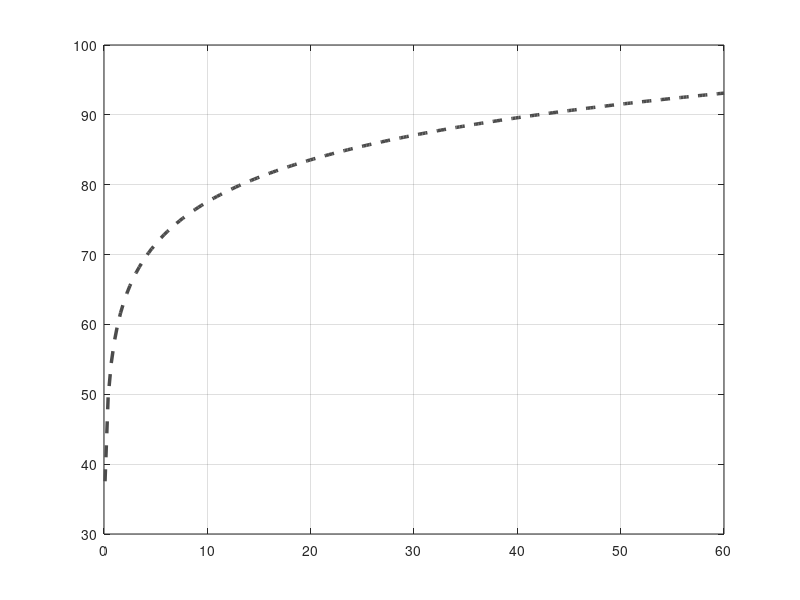

The MATLAB source for this figure: (Note: this script raises an error after producing the figure.)
% SCRIPT PARA COMPARACIÓN DE MODELOS DE PATH LOSS CON MÚLTIPLES ALTURAS
% Este script carga datos de mediciones de path loss para cuatro alturas de
% antena, aplica el modelo de referencia CI (Close-In) y el modelo de Friis,
% y genera un único gráfico comparativo con el estilo especificado.
clc;
clear;
close all;

% --- 1. Configuración del Sistema y Carga de Datos ---
fprintf('Cargando datos de mediciones...\n');
f = 18e9; % Frecuencia de la señal en Hz (18 GHz)
c = 3e8;  % Velocidad de la luz en m/s
lambda = c / f; % Longitud de onda

% Definición de las alturas y los archivos correspondientes
alturas = [0.01, 0.61, 1.30, 1.91]; % Alturas de la antena receptora en m
archivos = {'resultados_metodo_lee001.mat', 'resultados_metodo_lee061.mat', 'resultados_metodo_lee130.mat', 'resultados_metodo_lee191.mat'};
% Definición de colores para cada altura en el gráfico
colors_medido = {[0.6 0.8 0.4], [0.5 0.2 0.8], [0.8 0.5 0.2], [0.1 0.7 0.5]}; % Nuevo color para 0.61m
colors_ci = {[0 0.4470 0.7410], [0.2 0.7 0.9], [0.4940 0.1840 0.5560], [0.8500 0.3250 0.0980]}; % Nuevo color para 0.61m

% --- 2. Parámetros del Modelo CI y Friis ---
d0 = 1; % Distancia de referencia para el modelo CI (1 metro)
% Definir el exponente de path loss para cada caso. Aquí se usa una suposición
% o un valor típico para cada ambiente, pero podrías optimizarlo.
n_ci = [2.2, 2.4, 2.5, 2.8]; % Exponentes de path loss para las 4 alturas

% --- 3. Generación del Gráfico y Cálculo de RMSE ---
figure('Name', 'Comparación de Path Loss vs Distancia para Múltiples Alturas');
hold on;
font_format = {'FontName', 'Times New Roman', 'FontSize', 20};
poster_line_width = 3.5;
poster_marker_size = 4;

rmse_table = zeros(length(alturas), 2); % Tabla para almacenar los RMSE [Altura | RMSE]
fprintf('\n--- Cálculo y Visualización ---\n');

% Bucle para procesar cada archivo (cada altura)
for i = 1:length(alturas)
    try
        datos = load(archivos{i});
        fprintf('Archivo "%s" cargado con éxito para h_r = %.2f m.\n', archivos{i}, alturas(i));

        % Extracción de datos
        dist_total = [datos.distancias_los; datos.distancias_nlos];
        pl_medido_total = [datos.pl_lee_los; datos.pl_lee_nlos];
        
        % Ordenar los datos por distancia para el gráfico
        [dist_total, sort_idx] = sort(dist_total);
        pl_medido_total = pl_medido_total(sort_idx);

        % Aplicación del modelo CI (Close-In)
        % PL_CI(d) = PL_d0 + 10 * n * log10(d / d0)
        PL_d0 = 20 * log10(4 * pi * d0 / lambda); % PL en el punto de referencia (d0)
        pl_ci_predicho = PL_d0 + 10 * n_ci(i) * log10(dist_total / d0);

        % Calcular el RMSE para el modelo CI
        rmse_ci = sqrt(mean((pl_medido_total - pl_ci_predicho).^2));
        rmse_table(i, 1) = alturas(i);
        rmse_table(i, 2) = rmse_ci;

        % Graficar los datos medidos y el modelo CI para esta altura
        plot(dist_total, pl_medido_total, 'o', ...
             'MarkerSize', poster_marker_size, ...
             'MarkerEdgeColor', colors_medido{i}, ...
             'MarkerFaceColor', colors_medido{i}, ...
             'DisplayName', sprintf('Datos Medidos h_r = %.2f m', alturas(i)));

        plot(dist_total, pl_ci_predicho, '-', ...
             'Color', colors_ci{i}, ...
             'LineWidth', poster_line_width, ...
             'DisplayName', sprintf('Modelo CI (n=%.2f) h_r = %.2f m', n_ci(i), alturas(i)));

    catch
        warning('No se pudo encontrar el archivo "%s". Saltando a la siguiente altura.', archivos{i});
    end
end

% --- 4. Graficar el Modelo de Friis ---
dist_friis = linspace(0.1, 60, 200);
pl_friis = 20 * log10(4 * pi * dist_friis / lambda);
plot(dist_friis, pl_friis, '--', 'Color', [0.3 0.3 0.3], 'LineWidth', poster_line_width - 1, 'DisplayName', 'Espacio Libre (Friis)');

% --- 5. Ajustes Finales del Gráfico ---
hold off;
grid on;
box on;
ax = gca;
ax.GridAlpha = 0.4;
ax.Layer = 'top';

% Ajustar la posición y el tamaño de la leyenda
leg = legend('Location', 'northwest', 'NumColumns', 2);
% Las coordenadas son [izquierda, abajo, ancho, alto] en unidades normalizadas
% Se ha ajustado para un recuadro más pequeño
leg.Position = [0.08, 0.78, 0.3, 0.15]; 

title('Path Loss vs. Distancia: Medición vs. Modelos', 'FontSize', 22); % Fuente un poco más pequeña
xlabel('Distancia [m]');
ylabel('Path Loss [dB]');
ylim([40 160]); % Ajustar el rango del eje Y para una mejor visualización

% Aplicar un tamaño de fuente más pequeño a todos los elementos
set(findall(gcf, '-property', 'FontName'), 'FontName', 'Times New Roman');
set(findall(gcf, '-property', 'FontSize'), 'FontSize', 14); % Tamaño de fuente más pequeño en general
set(leg, 'FontSize', 12); % Tamaño de fuente de la leyenda aún más pequeño

% --- 6. Presentación de Resultados y RMSE ---
fprintf('\n----------- TABLA DE RMSE POR ALTURA [dB] -----------\n');
fprintf('Altura h_r (m) | RMSE del Modelo CI\n');
fprintf('--------------------------------------------------\n');
for j = 1:size(rmse_table, 1)
    if rmse_table(j, 1) ~= 0
        fprintf('    %7.2f    |      %5.2f\n', rmse_table(j, 1), rmse_table(j, 2));
    end
end
fprintf('--------------------------------------------------\n');
fprintf('Proceso finalizado.\n');